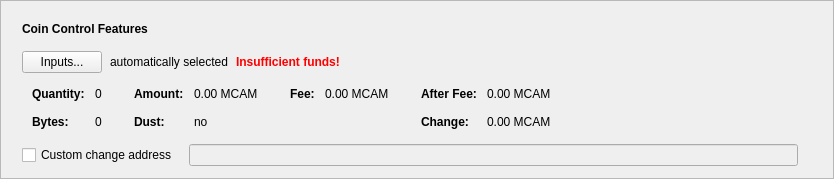
      <widget class="QFrame" name="frameCoinControl">
       <property name="sizePolicy">
        <sizepolicy hsizetype="Expanding" vsizetype="Fixed">
         <horstretch>0</horstretch>
         <verstretch>0</verstretch>
        </sizepolicy>
       </property>
       <property name="frameShape">
        <enum>QFrame::StyledPanel</enum>
       </property>
       <property name="frameShadow">
        <enum>QFrame::Raised</enum>
       </property>
       <layout class="QVBoxLayout" name="verticalLayout_2">
        <item>
         <layout class="QVBoxLayout" name="verticalLayoutCoinControl" stretch="0,0,0,0,0">
          <property name="spacing">
           <number>0</number>
          </property>
          <property name="sizeConstraint">
           <enum>QLayout::SetDefaultConstraint</enum>
          </property>
          <property name="leftMargin">
           <number>10</number>
          </property>
          <property name="topMargin">
           <number>10</number>
          </property>
          <item>
           <layout class="QHBoxLayout" name="horizontalLayoutCoinControl1">
            <property name="bottomMargin">
             <number>15</number>
            </property>
            <item>
             <widget class="QLabel" name="labelCoinControlFeatures">
              <property name="sizePolicy">
               <sizepolicy hsizetype="Preferred" vsizetype="Maximum">
                <horstretch>0</horstretch>
                <verstretch>0</verstretch>
               </sizepolicy>
              </property>
              <property name="font">
               <font>
                <weight>75</weight>
                <bold>true</bold>
               </font>
              </property>
              <property name="styleSheet">
               <string notr="true">font-weight:bold;</string>
              </property>
              <property name="text">
               <string>Coin Control Features</string>
              </property>
             </widget>
            </item>
           </layout>
          </item>
          <item>
           <layout class="QHBoxLayout" name="horizontalLayoutCoinControl2" stretch="0,0,0,0">
            <property name="spacing">
             <number>8</number>
            </property>
            <property name="bottomMargin">
             <number>10</number>
            </property>
            <item>
             <widget class="QPushButton" name="pushButtonCoinControl">
              <property name="styleSheet">
               <string notr="true"/>
              </property>
              <property name="text">
               <string>Inputs...</string>
              </property>
              <property name="autoDefault">
               <bool>false</bool>
              </property>
             </widget>
            </item>
            <item>
             <widget class="QLabel" name="labelCoinControlAutomaticallySelected">
              <property name="text">
               <string>automatically selected</string>
              </property>
              <property name="margin">
               <number>5</number>
              </property>
             </widget>
            </item>
            <item>
             <widget class="QLabel" name="labelCoinControlInsuffFunds">
              <property name="font">
               <font>
                <weight>75</weight>
                <bold>true</bold>
               </font>
              </property>
              <property name="styleSheet">
               <string notr="true">color:red;font-weight:bold;</string>
              </property>
              <property name="text">
               <string>Insufficient funds!</string>
              </property>
              <property name="margin">
               <number>5</number>
              </property>
             </widget>
            </item>
            <item>
             <spacer name="horizontalSpacerCoinControl">
              <property name="orientation">
               <enum>Qt::Horizontal</enum>
              </property>
              <property name="sizeHint" stdset="0">
               <size>
                <width>40</width>
                <height>1</height>
               </size>
              </property>
             </spacer>
            </item>
           </layout>
          </item>
          <item>
           <widget class="QWidget" name="widgetCoinControl" native="true">
            <property name="sizePolicy">
             <sizepolicy hsizetype="Preferred" vsizetype="Preferred">
              <horstretch>0</horstretch>
              <verstretch>0</verstretch>
             </sizepolicy>
            </property>
            <property name="minimumSize">
             <size>
              <width>0</width>
              <height>0</height>
             </size>
            </property>
            <property name="styleSheet">
             <string notr="true"/>
            </property>
            <layout class="QHBoxLayout" name="horizontalLayoutCoinControl5">
             <property name="leftMargin">
              <number>0</number>
             </property>
             <property name="topMargin">
              <number>0</number>
             </property>
             <property name="rightMargin">
              <number>0</number>
             </property>
             <property name="bottomMargin">
              <number>0</number>
             </property>
             <item>
              <layout class="QHBoxLayout" name="horizontalLayoutCoinControl3" stretch="0,0,0,1">
               <property name="spacing">
                <number>20</number>
               </property>
               <property name="topMargin">
                <number>0</number>
               </property>
               <property name="bottomMargin">
                <number>10</number>
               </property>
               <item>
                <layout class="QFormLayout" name="formLayoutCoinControl1">
                 <property name="horizontalSpacing">
                  <number>10</number>
                 </property>
                 <property name="verticalSpacing">
                  <number>14</number>
                 </property>
                 <property name="leftMargin">
                  <number>10</number>
                 </property>
                 <property name="topMargin">
                  <number>4</number>
                 </property>
                 <property name="rightMargin">
                  <number>6</number>
                 </property>
                 <item row="0" column="0">
                  <widget class="QLabel" name="labelCoinControlQuantityText">
                   <property name="font">
                    <font>
                     <weight>75</weight>
                     <bold>true</bold>
                    </font>
                   </property>
                   <property name="text">
                    <string>Quantity:</string>
                   </property>
                   <property name="margin">
                    <number>0</number>
                   </property>
                  </widget>
                 </item>
                 <item row="0" column="1">
                  <widget class="QLabel" name="labelCoinControlQuantity">
                   <property name="cursor">
                    <cursorShape>IBeamCursor</cursorShape>
                   </property>
                   <property name="contextMenuPolicy">
                    <enum>Qt::ActionsContextMenu</enum>
                   </property>
                   <property name="text">
                    <string notr="true">0</string>
                   </property>
                   <property name="margin">
                    <number>0</number>
                   </property>
                   <property name="textInteractionFlags">
                    <set>Qt::LinksAccessibleByMouse|Qt::TextSelectableByKeyboard|Qt::TextSelectableByMouse</set>
                   </property>
                  </widget>
                 </item>
                 <item row="1" column="0">
                  <widget class="QLabel" name="labelCoinControlBytesText">
                   <property name="font">
                    <font>
                     <weight>75</weight>
                     <bold>true</bold>
                    </font>
                   </property>
                   <property name="text">
                    <string>Bytes:</string>
                   </property>
                  </widget>
                 </item>
                 <item row="1" column="1">
                  <widget class="QLabel" name="labelCoinControlBytes">
                   <property name="cursor">
                    <cursorShape>IBeamCursor</cursorShape>
                   </property>
                   <property name="contextMenuPolicy">
                    <enum>Qt::ActionsContextMenu</enum>
                   </property>
                   <property name="text">
                    <string notr="true">0</string>
                   </property>
                   <property name="textInteractionFlags">
                    <set>Qt::LinksAccessibleByMouse|Qt::TextSelectableByKeyboard|Qt::TextSelectableByMouse</set>
                   </property>
                  </widget>
                 </item>
                </layout>
               </item>
               <item>
                <layout class="QFormLayout" name="formLayoutCoinControl2">
                 <property name="horizontalSpacing">
                  <number>10</number>
                 </property>
                 <property name="verticalSpacing">
                  <number>14</number>
                 </property>
                 <property name="leftMargin">
                  <number>6</number>
                 </property>
                 <property name="topMargin">
                  <number>4</number>
                 </property>
                 <property name="rightMargin">
                  <number>6</number>
                 </property>
                 <item row="0" column="0">
                  <widget class="QLabel" name="labelCoinControlAmountText">
                   <property name="font">
                    <font>
                     <weight>75</weight>
                     <bold>true</bold>
                    </font>
                   </property>
                   <property name="text">
                    <string>Amount:</string>
                   </property>
                   <property name="margin">
                    <number>0</number>
                   </property>
                  </widget>
                 </item>
                 <item row="0" column="1">
                  <widget class="QLabel" name="labelCoinControlAmount">
                   <property name="cursor">
                    <cursorShape>IBeamCursor</cursorShape>
                   </property>
                   <property name="contextMenuPolicy">
                    <enum>Qt::ActionsContextMenu</enum>
                   </property>
                   <property name="text">
                    <string notr="true">0.00 MCAM</string>
                   </property>
                   <property name="textInteractionFlags">
                    <set>Qt::LinksAccessibleByMouse|Qt::TextSelectableByKeyboard|Qt::TextSelectableByMouse</set>
                   </property>
                  </widget>
                 </item>
                 <item row="1" column="0">
                  <widget class="QLabel" name="labelCoinControlLowOutputText">
                   <property name="font">
                    <font>
                     <weight>75</weight>
                     <bold>true</bold>
                    </font>
                   </property>
                   <property name="text">
                    <string>Dust:</string>
                   </property>
                  </widget>
                 </item>
                 <item row="1" column="1">
                  <widget class="QLabel" name="labelCoinControlLowOutput">
                   <property name="cursor">
                    <cursorShape>IBeamCursor</cursorShape>
                   </property>
                   <property name="contextMenuPolicy">
                    <enum>Qt::ActionsContextMenu</enum>
                   </property>
                   <property name="text">
                    <string notr="true">no</string>
                   </property>
                   <property name="textInteractionFlags">
                    <set>Qt::LinksAccessibleByMouse|Qt::TextSelectableByKeyboard|Qt::TextSelectableByMouse</set>
                   </property>
                  </widget>
                 </item>
                </layout>
               </item>
               <item>
                <layout class="QFormLayout" name="formLayoutCoinControl3">
                 <property name="horizontalSpacing">
                  <number>10</number>
                 </property>
                 <property name="verticalSpacing">
                  <number>14</number>
                 </property>
                 <property name="leftMargin">
                  <number>6</number>
                 </property>
                 <property name="topMargin">
                  <number>4</number>
                 </property>
                 <property name="rightMargin">
                  <number>6</number>
                 </property>
                 <item row="0" column="0">
                  <widget class="QLabel" name="labelCoinControlFeeText">
                   <property name="font">
                    <font>
                     <weight>75</weight>
                     <bold>true</bold>
                    </font>
                   </property>
                   <property name="text">
                    <string>Fee:</string>
                   </property>
                   <property name="margin">
                    <number>0</number>
                   </property>
                  </widget>
                 </item>
                 <item row="0" column="1">
                  <widget class="QLabel" name="labelCoinControlFee">
                   <property name="cursor">
                    <cursorShape>IBeamCursor</cursorShape>
                   </property>
                   <property name="contextMenuPolicy">
                    <enum>Qt::ActionsContextMenu</enum>
                   </property>
                   <property name="text">
                    <string notr="true">0.00 MCAM</string>
                   </property>
                   <property name="textInteractionFlags">
                    <set>Qt::LinksAccessibleByMouse|Qt::TextSelectableByKeyboard|Qt::TextSelectableByMouse</set>
                   </property>
                  </widget>
                 </item>
                </layout>
               </item>
               <item>
                <layout class="QFormLayout" name="formLayoutCoinControl4">
                 <property name="horizontalSpacing">
                  <number>10</number>
                 </property>
                 <property name="verticalSpacing">
                  <number>14</number>
                 </property>
                 <property name="leftMargin">
                  <number>6</number>
                 </property>
                 <property name="topMargin">
                  <number>4</number>
                 </property>
                 <property name="rightMargin">
                  <number>6</number>
                 </property>
                 <item row="0" column="0">
                  <widget class="QLabel" name="labelCoinControlAfterFeeText">
                   <property name="font">
                    <font>
                     <weight>75</weight>
                     <bold>true</bold>
                    </font>
                   </property>
                   <property name="text">
                    <string>After Fee:</string>
                   </property>
                   <property name="margin">
                    <number>0</number>
                   </property>
                  </widget>
                 </item>
                 <item row="0" column="1">
                  <widget class="QLabel" name="labelCoinControlAfterFee">
                   <property name="cursor">
                    <cursorShape>IBeamCursor</cursorShape>
                   </property>
                   <property name="contextMenuPolicy">
                    <enum>Qt::ActionsContextMenu</enum>
                   </property>
                   <property name="text">
                    <string notr="true">0.00 MCAM</string>
                   </property>
                   <property name="textInteractionFlags">
                    <set>Qt::LinksAccessibleByMouse|Qt::TextSelectableByKeyboard|Qt::TextSelectableByMouse</set>
                   </property>
                  </widget>
                 </item>
                 <item row="1" column="0">
                  <widget class="QLabel" name="labelCoinControlChangeText">
                   <property name="font">
                    <font>
                     <weight>75</weight>
                     <bold>true</bold>
                    </font>
                   </property>
                   <property name="text">
                    <string>Change:</string>
                   </property>
                  </widget>
                 </item>
                 <item row="1" column="1">
                  <widget class="QLabel" name="labelCoinControlChange">
                   <property name="cursor">
                    <cursorShape>IBeamCursor</cursorShape>
                   </property>
                   <property name="contextMenuPolicy">
                    <enum>Qt::ActionsContextMenu</enum>
                   </property>
                   <property name="text">
                    <string notr="true">0.00 MCAM</string>
                   </property>
                   <property name="textInteractionFlags">
                    <set>Qt::LinksAccessibleByMouse|Qt::TextSelectableByKeyboard|Qt::TextSelectableByMouse</set>
                   </property>
                  </widget>
                 </item>
                </layout>
               </item>
              </layout>
             </item>
            </layout>
           </widget>
          </item>
          <item>
           <layout class="QHBoxLayout" name="horizontalLayoutCoinControl4" stretch="0,0,0">
            <property name="spacing">
             <number>12</number>
            </property>
            <property name="sizeConstraint">
             <enum>QLayout::SetDefaultConstraint</enum>
            </property>
            <property name="topMargin">
             <number>5</number>
            </property>
            <property name="rightMargin">
             <number>5</number>
            </property>
            <item>
             <widget class="QCheckBox" name="checkBoxCoinControlChange">
              <property name="toolTip">
               <string>If this is activated, but the change address is empty or invalid, change will be sent to a newly generated address.</string>
              </property>
              <property name="text">
               <string>Custom change address</string>
              </property>
             </widget>
            </item>
            <item>
             <widget class="QValidatedLineEdit" name="lineEditCoinControlChange">
              <property name="enabled">
               <bool>false</bool>
              </property>
              <property name="sizePolicy">
               <sizepolicy hsizetype="Expanding" vsizetype="Fixed">
                <horstretch>0</horstretch>
                <verstretch>0</verstretch>
               </sizepolicy>
              </property>
             </widget>
            </item>
            <item>
             <widget class="QLabel" name="labelCoinControlChangeLabel">
              <property name="sizePolicy">
               <sizepolicy hsizetype="Preferred" vsizetype="Expanding">
                <horstretch>0</horstretch>
                <verstretch>0</verstretch>
               </sizepolicy>
              </property>
              <property name="minimumSize">
               <size>
                <width>0</width>
                <height>0</height>
               </size>
              </property>
              <property name="text">
               <string/>
              </property>
              <property name="margin">
               <number>3</number>
              </property>
             </widget>
            </item>
           </layout>
          </item>
          <item>
           <spacer name="verticalSpacerCoinControl">
            <property name="orientation">
             <enum>Qt::Vertical</enum>
            </property>
            <property name="sizeType">
             <enum>QSizePolicy::Expanding</enum>
            </property>
            <property name="sizeHint" stdset="0">
             <size>
              <width>800</width>
              <height>1</height>
             </size>
            </property>
           </spacer>
          </item>
         </layout>
        </item>
       </layout>
      </widget>
